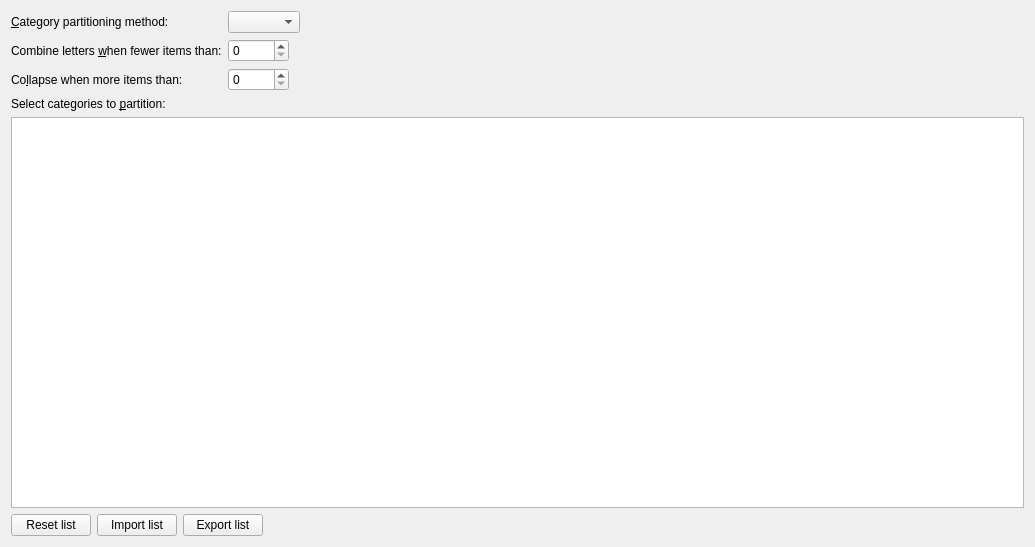
<?xml version="1.0" encoding="UTF-8"?>
<ui version="4.0">
 <class>Form</class>
 <widget class="QWidget" name="Form">
  <property name="geometry">
   <rect>
    <x>0</x>
    <y>0</y>
    <width>1035</width>
    <height>547</height>
   </rect>
  </property>
  <property name="windowTitle">
   <string>Form</string>
  </property>
  <layout class="QVBoxLayout" name="verticalLayout_4">
   <item>
    <layout class="QGridLayout" name="gridLayout_10">
     <item row="0" column="0">
      <layout class="QFormLayout" name="formLayout">
       <property name="fieldGrowthPolicy">
        <enum>QFormLayout::ExpandingFieldsGrow</enum>
       </property>
       <item row="0" column="0">
        <widget class="QLabel" name="label_9">
         <property name="text">
          <string>&amp;Category partitioning method:</string>
         </property>
         <property name="buddy">
          <cstring>opt_tags_browser_partition_method</cstring>
         </property>
        </widget>
       </item>
       <item row="0" column="1">
        <widget class="QComboBox" name="opt_tags_browser_partition_method">
         <property name="toolTip">
          <string>&lt;p&gt;Choose how Tag browser subcategories are displayed when
there are more items than the limit. Select by first
letter to see an A, B, C list. Choose partitioned to
have a list of fixed-sized groups. Set to disabled
if you never want subcategories&lt;/p&gt;</string>
         </property>
        </widget>
       </item>
       <item row="1" column="0">
        <widget class="QLabel" name="label_10">
         <property name="text">
          <string>Combine letters &amp;when fewer items than:</string>
         </property>
         <property name="buddy">
          <cstring>opt_tags_browser_collapse_fl_at</cstring>
         </property>
        </widget>
       </item>
       <item row="1" column="1">
        <widget class="QSpinBox" name="opt_tags_browser_collapse_fl_at">
         <property name="toolTip">
          <string>&lt;p&gt;If collapsing by first letter, combine adjacent letters together if
there are fewer items under a letter than specified here. If the partition method is
not set to first letter, this value is ignored. Set to zero to disable.&lt;/p&gt;</string>
         </property>
         <property name="maximum">
          <number>10000</number>
         </property>
        </widget>
       </item>
       <item row="2" column="0">
        <widget class="QLabel" name="label_10">
         <property name="text">
          <string>Co&amp;llapse when more items than:</string>
         </property>
         <property name="buddy">
          <cstring>opt_tags_browser_collapse_at</cstring>
         </property>
        </widget>
       </item>
       <item row="2" column="1">
        <widget class="QSpinBox" name="opt_tags_browser_collapse_at">
         <property name="toolTip">
          <string>&lt;p&gt;If a Tag browser category has more than this number of items, it is divided
up into subcategories. If the partition method is set to disable, this value is ignored.&lt;/p&gt;</string>
         </property>
         <property name="maximum">
          <number>10000</number>
         </property>
        </widget>
       </item>
      </layout>
     </item>
     <item row="1" column="0">
      <widget class="QLabel" name="label">
       <property name="toolTip">
        <string>&lt;p&gt;Check the box for categories that are to
be partitioned using the criteria above. Uncheck the box if you don't want to
partition a category even if the number of items is larger than
the value shown above. This option can be used to
avoid collapsing hierarchical categories that have only
a few top-level elements.&lt;/p&gt;</string>
       </property>
       <property name="text">
        <string>Select categories to &amp;partition:</string>
       </property>
       <property name="buddy">
        <cstring>tb_cats_to_partition</cstring>
       </property>
      </widget>
     </item>
     <item row="2" column="0">
      <widget class="QListView" name="tb_cats_to_partition">
       <property name="minimumSize">
        <size>
         <width>0</width>
         <height>200</height>
        </size>
       </property>
       <property name="alternatingRowColors">
        <bool>true</bool>
       </property>
      </widget>
     </item>
     <item row="3" column="0">
      <layout class="QHBoxLayout" name="horizontalLayout_41">
       <item>
        <widget class="QPushButton" name="tb_partition_reset_button">
         <property name="toolTip">
          <string>Click this button to reset the list to its default order.</string>
         </property>
         <property name="text">
          <string>Reset list</string>
         </property>
        </widget>
       </item>
       <item>
        <widget class="QPushButton" name="tb_partition_import_layout_button">
         <property name="toolTip">
          <string>&lt;p&gt;Click this button to set the list to one
previously exported. This could be useful if you have several libraries with
similar structure and you want to use the same for each one.&lt;/p&gt;</string>
         </property>
         <property name="text">
          <string>Import list</string>
         </property>
        </widget>
       </item>
       <item>
        <widget class="QPushButton" name="tb_partition_export_layout_button">
         <property name="toolTip">
          <string>&lt;p&gt;Click this button to write the current display
settings to a file. This could be useful if you have several libraries with similar
structure and you want to use the same for each one.&lt;/p&gt;</string>
         </property>
         <property name="text">
          <string>Export list</string>
         </property>
        </widget>
       </item>
       <item>
        <spacer name="horizontalSpacer">
         <property name="orientation">
          <enum>Qt::Horizontal</enum>
         </property>
         <property name="sizeHint" stdset="0">
          <size>
           <width>40</width>
           <height>20</height>
          </size>
         </property>
        </spacer>
       </item>
      </layout>
     </item>
    </layout>
   </item>
  </layout>
 </widget>
</ui>
